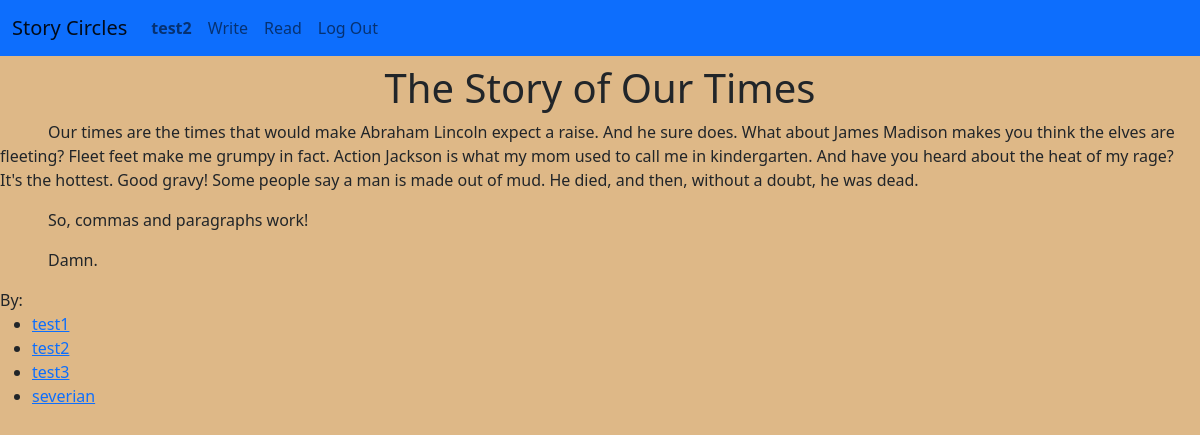
The page /circle/story/21 (signed in) on the database its author committed.
### circle/models.py (models this page shows, shortened)
class User(AbstractUser):
    user_since = models.DateTimeField(blank=False, auto_now_add=True)
    liked_stories = models.ManyToManyField(
        "Story",
        related_name="liked_by",
        blank=True,
    )
    def get_absolute_url(self):
        return reverse('user', args=[self.pk])

class Story(models.Model):
    title = models.TextField(unique=True)
    authors = models.ManyToManyField(
        User,
        related_name="stories",
        blank=True
    )
    text = models.TextField()
    start_time = models.DateTimeField(blank=True, null=True)
    finish_time = models.DateTimeField(blank=True, null=True)
    finished = models.BooleanField(default=False)
    """ Return the text as html with "\n\n" converted to paragraph breaks """

### circle/views.py (the view)
# urls.py: path("story/<int:pk>", views.FinishedStoryView.as_view(), name="finished_story"),
class FinishedStoryView(LoginRequiredMixin, DetailView):
    model = Story
    template_name = "circle/finishedstory_detail.html"
    queryset = Story.objects.filter(finished=True)
    context_object_name = 'story'

### circle/templates/circle/finishedstory_detail.html
{% extends "circle/layout.html" %}
{% load static %}
{% block body %}
    <h1>
        {{ story.title }}
    </h1>
    <div id="story-text-div">
        {% include 'circle/story_text.html' %}
    </div>
    <div id="authors-div">
        {% if story.authors.all %}
            By:
            <ul>
            {% for author in story.authors.all %}
            <li><a href="{{ author.get_absolute_url }}">{{ author.username }}</a></li>
            {% endfor %}
            </ul>
        {% else %}
            No authors found
        {% endif %}
    </div>
{% endblock %}

### circle/templates/circle/layout.html (shortened to what this page needs)
{% load static %}
<!DOCTYPE html>
<html lang="en">
    <head>
        <link href="https://cdn.jsdelivr.net/npm/bootstrap@5.0.0-beta1/dist/css/bootstrap.min.css" rel="stylesheet">
        <link href="{% static 'circle/styles.css' %}" rel="stylesheet">
    </head>
    <body>
        <nav class="navbar navbar-expand-md navbar-light bg-primary">
            <div class="container-fluid">
                <a class="navbar-brand" href="{% url 'index' %}">Story Circles</a>
                <div class="collapse navbar-collapse" id="navbarToggle">
                    <ul class="navbar-nav me-auto">
                        {% if user.is_authenticated %}
                        <li class="nav-item">
                            <a class="nav-link" id="current-user-nav" href="{{ user.get_absolute_url }}"><strong>{{ user.username }}</strong></a>
                        </li>
                        <li class="nav-item">
                            <a class="nav-link" id="write-nav" href="{% url 'index' %}">Write</a>
                        </li>
                        <li class="nav-item">
                            <a class="nav-link" id="read-nav" href="{% url 'finished_stories' %}">Read</a>
                        </li>
                        <li class="nav-item">
                            <a class="nav-link" href="{% url 'logout' %}">Log Out</a>
                        </li>
                        {% endif %}
                    </ul>
                </div>
            </div>
        </nav>
        <div class="body container-fluid d-flex flex-column h-100 w-100 px-0">
            {% block body %}
            {% endblock %}
        </div>
    </body>
</html>

### circle/static/circle/styles.css (style rules this page uses)
html, body { height: 100%; }
body { background-color: BurlyWood; }
h1 { margin-top: 0.5rem; text-align: center; }
p { text-indent: 3em; }

### rows shown on the page
User: username "test2"
Story: title "The Story of Our Times", text "Our times are the times that would make Abraham Lincoln expect a raise. And he sure does. What about James Madison makes you think the elves are fleeting? Fleet feet make me grumpy in fact. Action Jackson is what my mom used to call me in kindergarten. And have you heard about the heat of my rage? It's the hottest. Good gravy! Some people say a man is made out of mud. He died, and then, without a doubt, he was dead. So, commas and paragraphs work! Damn."
User: username "test1"
User: username "test3"
User: username "severian"
